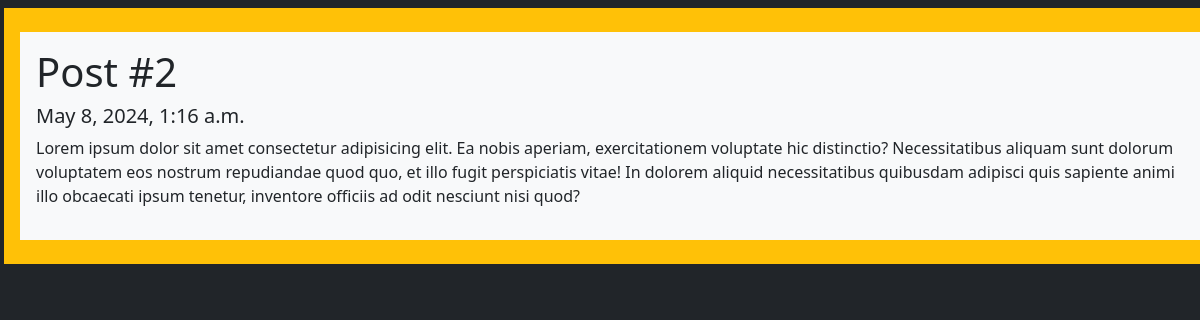
Screenshot of /post/2 with the database file from the repository.
### posts/models.py (models this page shows)
class Post(models.Model):
    title =  models.CharField(max_length=100)
    body = models.CharField(max_length=10000000)
    created_at = models.DateTimeField(default=datetime.now, blank=True)

### posts/views.py (the view)
# urls.py: path('post/<str:pk>',views.post,name="post")
def post(request, pk):
    posts = Post.objects.get(id=pk)
    return render(request,'posts.html',{'posts':posts})

### templates/posts.html (shortened to what this page needs)
<!DOCTYPE html>
<html lang="en" data-bs-theme="dark">
<head>
    <link href="https://cdn.jsdelivr.net/npm/bootstrap@5.3.3/dist/css/bootstrap.min.css" rel="stylesheet">
</head>
<body>
    <div class="container-fluid text-center my-2 mx-1 p-2 bg-warning">
        <div class="container-fluid text-start my-3 mx-2 p-3 bg-light text-dark">
                <h1>{{posts.title}}</h1>
                <h5>{{posts.created_at}}</h5>
                <p>{{posts.body}}</p>
        </div>
    </div>
</body>
</html>

### rows the page displays
Post: title "Post #2", created_at "May 8, 2024, 1:16 a.m.", body "Lorem ipsum dolor sit amet consectetur adipisicing elit. Ea nobis aperiam, exercitationem voluptate hic distinctio? Necessitatibus aliquam sunt dolorum voluptatem eos nostrum repudiandae quod quo, et illo fugit perspiciatis vitae! In dolorem aliquid necessitatibus quibusdam adipisci quis sapiente animi illo obcaecati ipsum tenetur, inventore officiis ad odit nesciunt nisi quod?"
